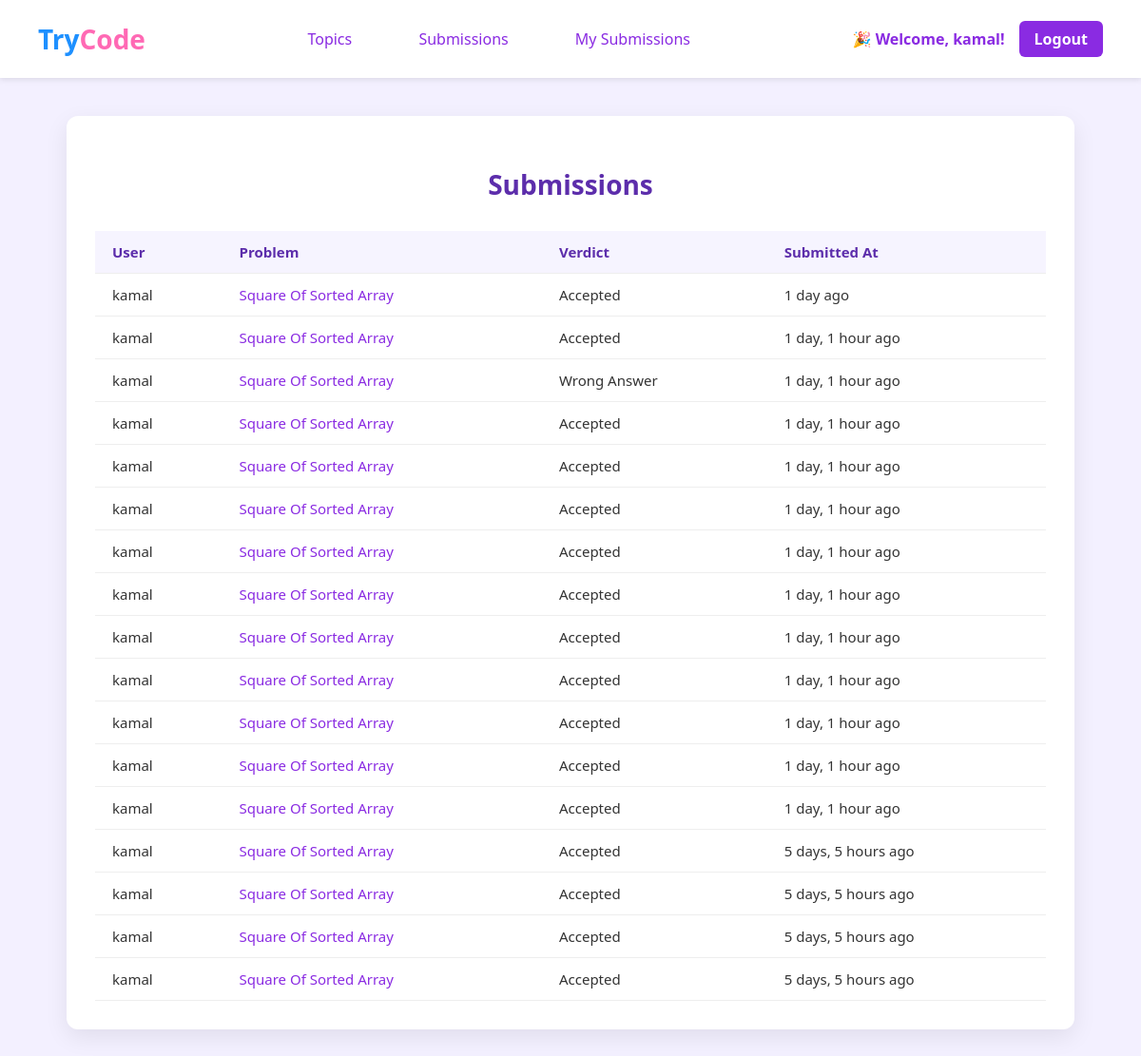
/submissions/ (signed in), run on an earlier commit of the app's database.
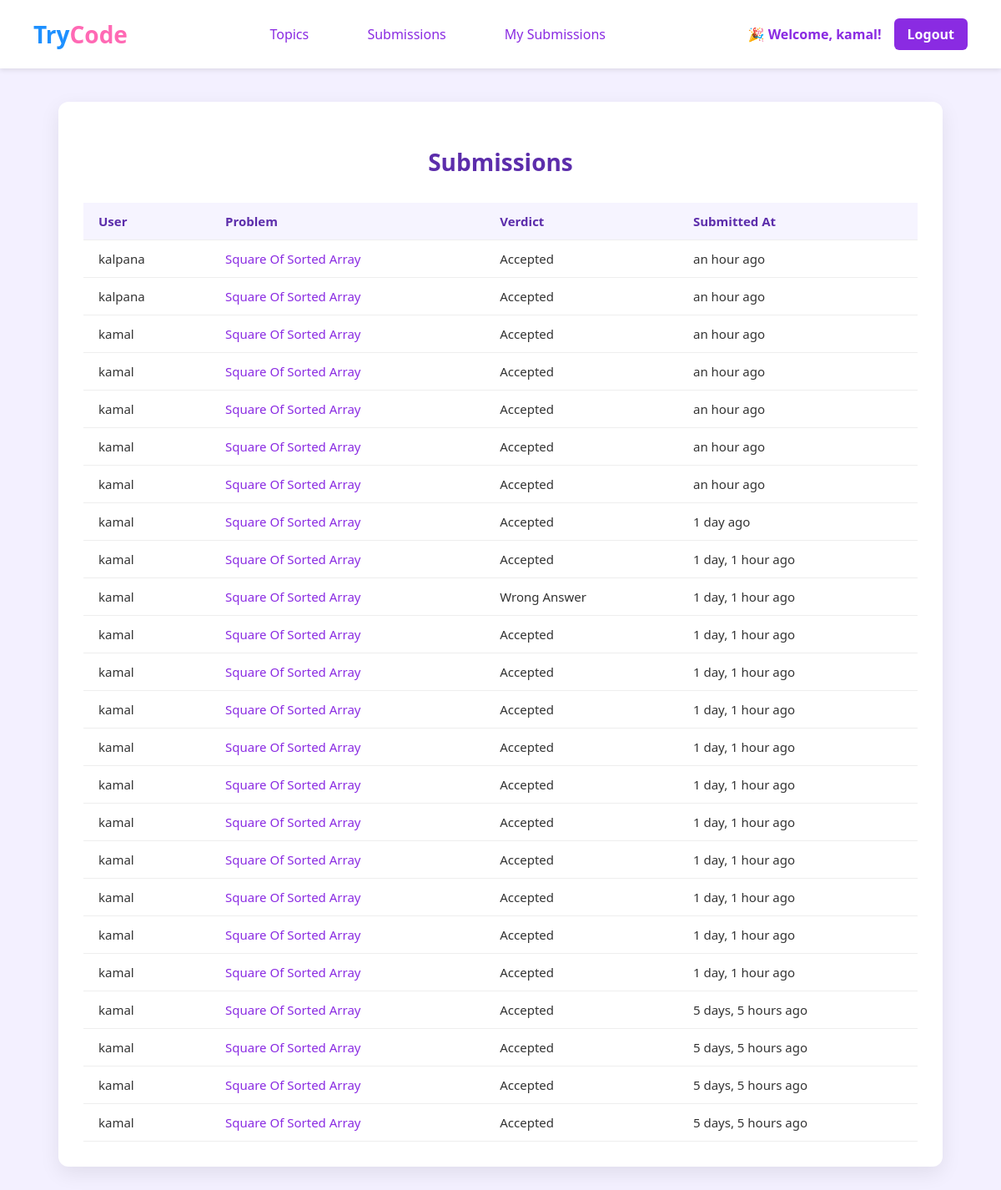
And on a later commit of the database.
### authentication/models.py (models this page shows, shortened)
class Submission(models.Model):
    user = models.ForeignKey(User, on_delete=models.CASCADE)
    problem = models.ForeignKey(Problem, on_delete=models.CASCADE)
    code = models.TextField()
    language = models.CharField(max_length=10, choices=LANGUAGE_CHOICES, default='python')
    created_at = models.DateTimeField(auto_now_add=True)
    verdict = models.CharField(max_length=30, choices=[
        ('Accepted', 'Accepted'),
        ('Wrong Answer', 'Wrong Answer'),
        ('Runtime Error', 'Runtime Error'),
        ('Time Limit Exceeded', 'Time Limit Exceeded'),
        ('Compilation Error', 'Compilation Error'),
        ('Pending', 'Pending'),
    ], default='Pending')
    output = models.TextField(blank=True)
    error = models.TextField(blank=True)

class Problem(models.Model):
    topic = models.ForeignKey(Topic, on_delete=models.CASCADE, related_name='problems')
    title = models.CharField(max_length=200)
    description = models.TextField()
    input_format = models.TextField()
    output_format = models.TextField()

### authentication/views.py (the view)
# urls.py: path('submissions/', views.all_submissions_view, name='submission_list'),
@login_required
def all_submissions_view(request):
    submissions = Submission.objects.all()\
        .select_related('problem', 'user')\
        .order_by('-created_at')  # Ascending by time
    return render(request, 'submissions.html', {'submissions': submissions})

### authentication/templates/submissions.html (shortened to what this page needs)
{% extends 'home.html' %}
{% load humanize %}
{% block content %}
<div class="all-submissions-container">
  <h2>Submissions</h2>
  <table>
    <tr>
      <th>User</th>
      <th>Problem</th>
      <th>Verdict</th>
      <th>Submitted At</th>
    </tr>
    {% for sub in submissions %}
      <tr>
        <td>{{ sub.user.username }}</td>
        <td><a href="">{{ sub.problem.title }}</a></td>
        <td>{{ sub.verdict }}</td>
        <td>{{ sub.created_at|naturaltime }}</td>
      </tr>
    {% endfor %}
  </table>
</div>
{% endblock %}

### authentication/templates/home.html (shortened to what this page needs)
<!DOCTYPE html>
<html lang="en">
<head>
</head>
<body>
  <header class="main-header">
    <a href="#" class="logo">Try<span class="code-highlight">Code</span></a>
    <nav class="nav-links">
      <a href="{% url 'topics' %}" id="nav_bar">Topics</a>
      <a href="{% url 'submission_list' %}" id = "nav_bar">Submissions</a>
      <a href="{% url 'my_submission_list' %}" id="nav_bar">My Submissions</a>
    </nav>
    <div class="user-greeting">
      <span>🎉 Welcome, {{ request.user.username }}!</span>
      <a href="{% url 'logout' %}" class="logout-btn">Logout</a>
    </div>
  </header>
 <div>
  {% block content %}{% endblock %}
 </div>
</body>
</html>

### authentication/templates/home.html (style rules this page uses)
html { scroll-behavior: smooth; }
body { margin: 0; font-family: 'Segoe UI', Tahoma, sans-serif; background-color: #f3f0ff; color: #333; }
.logo { font-size: 28px; font-weight: bold; font-family: 'Segoe UI', Tahoma, sans-serif; text-decoration: none; color: #1e90ff; }
.logo .code-highlight { color: #ff69b4; }
.main-header { display: flex; justify-content: space-between; align-items: center; background-color: white; padding: 20px 40px; box-shadow: 0 2px 6px rgba(0, 0, 0, 0.1); }
.nav-links a { margin: 0 15px; text-decoration: none; color: blueviolet; font-weight: 500; transition: color 0.3s ease; }
.user-greeting { display: flex; align-items: center; gap: 15px; font-weight: 600; color: blueviolet; }
.logout-btn { padding: 8px 16px; background-color: blueviolet; color: white; text-decoration: none; border-radius: 6px; font-weight: bold; transition: background-color 0.3s ease; }
.nav-links #nav_bar { display: inline-block; padding: 10px 18px; font-size: 16px; color: blueviolet; text-decoration: none; border-radius: 8px; transition: all 0.3s ease; position: relative; }
.nav-links #nav_bar::after { content: ""; position: absolute; left: 0; bottom: 0; height: 3px; width: 100%; background-color: blueviolet; transform: scaleX(0); transition: transform 0.3s ease; }

### authentication/templates/submissions.html (style rules this page uses)
.all-submissions-container { max-width: 1000px; margin: 40px auto; padding: 30px; background-color: white; border-radius: 12px; box-shadow: 0 8px 24px rgba(0, 0, 0, 0.08); font-family: 'Segoe UI', Tahoma, sans-serif; }
.all-submissions-container h2 { text-align: center; font-size: 28px; color: #5c2dab; margin-bottom: 30px; }
.all-submissions-container table { width: 100%; border-collapse: collapse; font-size: 15px; }
.all-submissions-container th, .all-submissions-container td { padding: 12px 18px; text-align: left; border-bottom: 1px solid #eee; }
.all-submissions-container th { background-color: #f6f4ff; color: #5c2dab; font-weight: 600; }
.all-submissions-container td a { color: blueviolet; text-decoration: none; font-weight: 500; }

What changed in the data, as far as the page shows it:
added Submission: user.username "kalpana", problem "Square Of Sorted Array", verdict "Accepted", created_at "an hour ago"
added Submission: user.username "kalpana", problem "Square Of Sorted Array", verdict "Accepted", created_at "an hour ago"
added Submission: user.username "kamal", problem "Square Of Sorted Array", verdict "Accepted", created_at "an hour ago"
added Submission: user.username "kamal", problem "Square Of Sorted Array", verdict "Accepted", created_at "an hour ago"
added Submission: user.username "kamal", problem "Square Of Sorted Array", verdict "Accepted", created_at "an hour ago"
added Submission: user.username "kamal", problem "Square Of Sorted Array", verdict "Accepted", created_at "an hour ago"
added Submission: user.username "kamal", problem "Square Of Sorted Array", verdict "Accepted", created_at "an hour ago"
